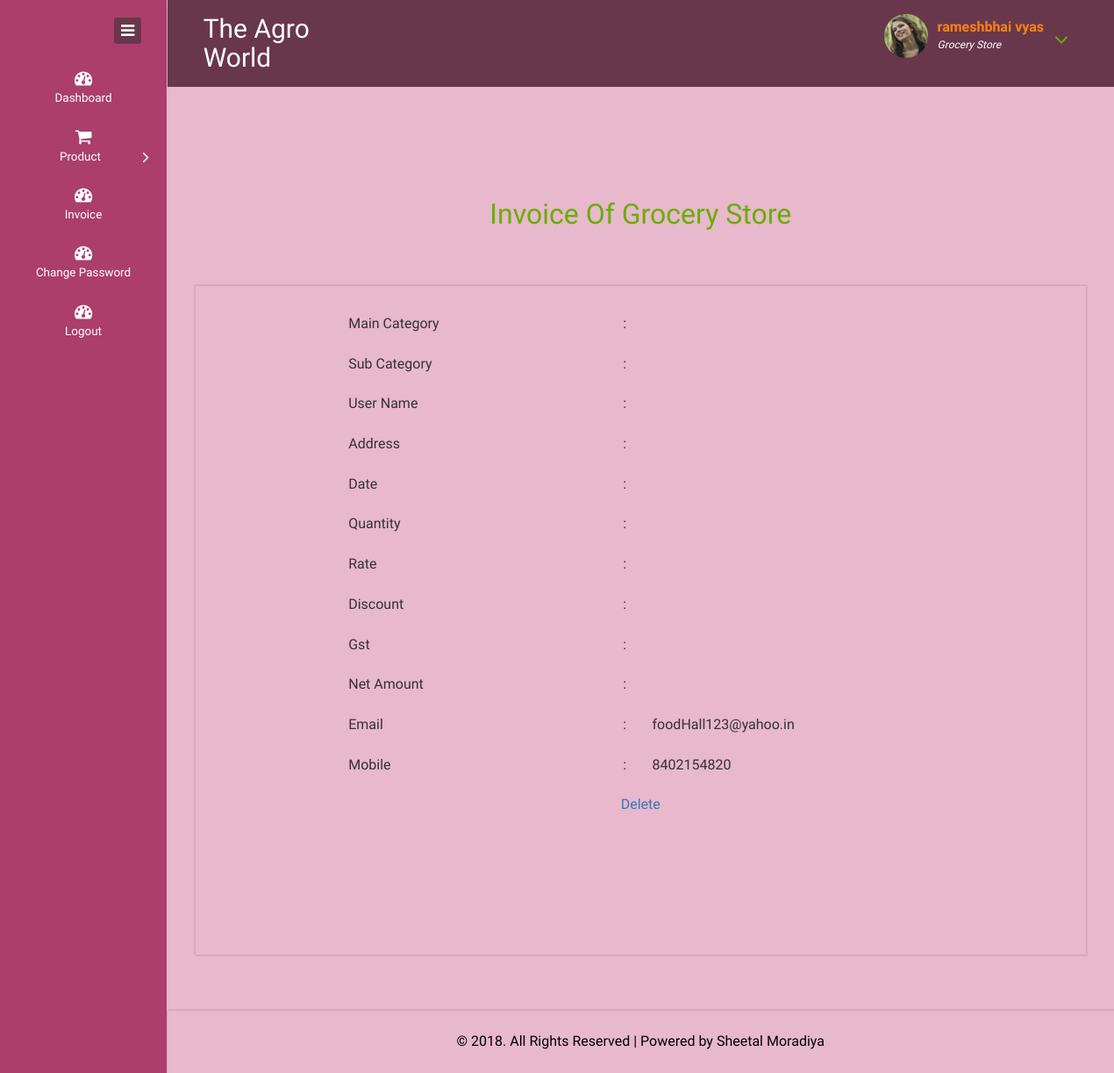
Screenshot of /Website/grocery_store/invoice_grocery_read.php?rid=1 (signed in) with the database file from the repository.
### tables this page shows
CREATE TABLE IF NOT EXISTS `tbl_grocerystore` (
  `g_id` int(11) NOT NULL AUTO_INCREMENT,
  `g_login` varchar(20) NOT NULL,
  `password` varchar(15) NOT NULL,
  `gname` varchar(15) NOT NULL,
  `gaddress` varchar(255) NOT NULL,
  `pincode` int(6) NOT NULL,
  `mobile` varchar(14) NOT NULL,
  `details` varchar(50) NOT NULL,
  `email` varchar(35) NOT NULL,
  `flag` int(1) NOT NULL,
  PRIMARY KEY (`g_id`)
);

### Website/grocery_store/invoice_grocery_read.php (the view, shortened to what this page needs)
<!DOCTYPE HTML>
<html>
<head>
<link href="css/bootstrap.css" rel="stylesheet" type="text/css" media="all">
<link href="css/style.css" rel="stylesheet" type="text/css" media="all"/>
<link href="css/font-awesome.css" rel="stylesheet">
</head>
<body>
<div class="page-container">
   <div class="left-content">
	   <div class="mother-grid-inner">
				<div class="header-main">
					<div class="header-left">
						<?php include("logo.php") ?>
							<div class="clearfix"> </div>
						 </div>
						 <div class="header-right">
							<?php include("top_menu.php");?>
							<div class="clearfix"> </div>
						</div>
				     <div class="clearfix"> </div>
				</div>
<div class="inner-block">
    <div class="blank">
    	<h2 align="center">Invoice Of Grocery Store </h2>
    	<div class="blankpage-main">
    	  <form name="form1" method="post" action="">
    	    <table width="70%" border="0" align="center">
              <tr>
                <td width="47%">Main Category </td>
                <td width="5%">:</td>
                <td width="48%"><?php echo $data['mc_name'];?></td>
              </tr>
              <tr>
                <td colspan="3">&nbsp;</td>
                </tr>
              <tr>
                <td>Sub Category </td>
                <td>:</td>
                <td><?php echo $data['sc_name'];?></td>
              </tr>
              <tr>
                <td colspan="3">&nbsp;</td>
                </tr>
              <tr>
                <td>User Name </td>
                <td>:</td>
                <td><?php echo $data['uname'];?></td>
              </tr>
              <tr>
                <td colspan="3">&nbsp;</td>
                </tr>
              <tr>
                <td> Address	</td>
                <td>:</td>
                <td><?php echo $data['uaddress'];?></td>
              </tr>
              <tr>
                <td colspan="3">&nbsp;</td>
                </tr>
              <tr>
                <td> Date	</td>
                <td>:</td>
                <td><?php echo $data['date'];?></td>
              </tr>
              <tr>
                <td colspan="3">&nbsp;</td>
                </tr>
              <tr>
                <td> Quantity	</td>
                <td>:</td>
                <td><?php echo $data['qty'];?></td>
              </tr>
              <tr>
                <td colspan="3">&nbsp;</td>
                </tr>
              <tr>
                <td> Rate	</td>
                <td>:</td>
                <td><?php echo $data['rate'];?></td>
              </tr>
              <tr>
                <td colspan="3">&nbsp;</td>
                </tr>
              <tr>
                <td>Discount</td>
                <td>:</td>
                <td><?php echo $data['discount'];?></td>
              </tr>
              <tr>
                <td colspan="3">&nbsp;</td>
                </tr>
              <tr>
                <td> Gst	</td>
                <td>:</td>
                <td><?php echo $data['gst'];?></td>
              </tr>
              <tr>
                <td colspan="3">&nbsp;</td>
                </tr>
              <tr>
                <td> Net Amount	</td>
                <td>:</td>
                <td><?php echo $data['net_amount'];?></td>
              </tr>
              <tr>
                <td colspan="3">&nbsp;</td>
                </tr>
              <tr>
                <td>Email</td>
                <td>:</td>
                <td><?php echo $data['email'];?></td>
              </tr>
              <tr>
                <td colspan="3">&nbsp;</td>
                </tr>
              <tr>
                <td>Mobile</td>
                <td>:</td>
                <td><?php echo $data['mobile'];?></td>
              </tr>
              <tr>
                <td colspan="3">&nbsp;</td>
              </tr>
              <tr>
                <td colspan="3"><div align="center"><a href="invoice_grocery_del.php?did=<?php echo $data['igid'];?>">Delete	</a></div></td>
                </tr>
            </table>
    	  </form>
    	  <p>&nbsp;</p>
    	  <p>&nbsp;</p>
    	  <p>&nbsp;</p>
    	  <p>&nbsp;</p>
    	</div>
    </div>
</div>
<?php include("copyrights.php") ?>
</div>
</div>
    <div class="sidebar-menu">
		  	<div class="logo"> <a href="#" class="sidebar-icon"> <span class="fa fa-bars"></span> </a>  </div>
		    <?php include("menu.php");?>
	 </div>
</div>
</body>
</html>

### Website/grocery_store/top_menu.php (shortened to what this page needs)
<?php
	$i=$_SESSION['abc'];
	$q=mysql_query("select * from tbl_grocerystore where g_id=$i") or die("display Fail");
	$data=mysql_fetch_array($q);
?>
<div class="profile_details">
								<ul>
									<li class="dropdown profile_details_drop">
										<a href="#" class="dropdown-toggle" data-toggle="dropdown" aria-expanded="false">
											<div class="profile_img">
												<span class="prfil-img"><img src="images/p1.png" alt=""> </span>
												<div class="user-name">
													<p><?php echo $data['gname'];?></p>
													<span><font color="#FFFFFF">Grocery Store</font></span>
												</div>
												<i class="fa fa-angle-down lnr"></i>
												<div class="clearfix"></div>
											</div>
										</a>
									</li>
								</ul>
							</div>

### rows the page displays
tbl_grocerystore: gname "rameshbhai vyas", email "foodHall123@yahoo.in", mobile "8402154820"
